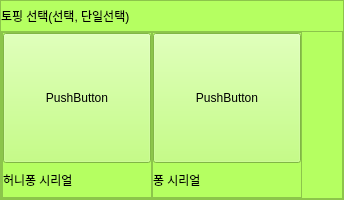
                 <widget class="QFrame" name="option_frame_10">
                  <property name="minimumSize">
                   <size>
                    <width>0</width>
                    <height>200</height>
                   </size>
                  </property>
                  <property name="styleSheet">
                   <string notr="true">background-color: rgb(181, 255, 97);</string>
                  </property>
                  <property name="frameShape">
                   <enum>QFrame::StyledPanel</enum>
                  </property>
                  <property name="frameShadow">
                   <enum>QFrame::Raised</enum>
                  </property>
                  <layout class="QVBoxLayout" name="verticalLayout_31">
                   <property name="spacing">
                    <number>0</number>
                   </property>
                   <property name="leftMargin">
                    <number>0</number>
                   </property>
                   <property name="topMargin">
                    <number>0</number>
                   </property>
                   <property name="rightMargin">
                    <number>0</number>
                   </property>
                   <property name="bottomMargin">
                    <number>0</number>
                   </property>
                   <item>
                    <widget class="QLabel" name="option_10_title">
                     <property name="minimumSize">
                      <size>
                       <width>0</width>
                       <height>0</height>
                      </size>
                     </property>
                     <property name="maximumSize">
                      <size>
                       <width>16777215</width>
                       <height>30</height>
                      </size>
                     </property>
                     <property name="text">
                      <string>토핑 선택(선택, 단일선택)</string>
                     </property>
                    </widget>
                   </item>
                   <item>
                    <widget class="QFrame" name="frame_29">
                     <property name="frameShape">
                      <enum>QFrame::StyledPanel</enum>
                     </property>
                     <property name="frameShadow">
                      <enum>QFrame::Raised</enum>
                     </property>
                     <layout class="QHBoxLayout" name="horizontalLayout_12">
                      <property name="spacing">
                       <number>0</number>
                      </property>
                      <property name="leftMargin">
                       <number>0</number>
                      </property>
                      <property name="topMargin">
                       <number>0</number>
                      </property>
                      <property name="rightMargin">
                       <number>0</number>
                      </property>
                      <property name="bottomMargin">
                       <number>0</number>
                      </property>
                      <item>
                       <widget class="QFrame" name="frame_30">
                        <property name="minimumSize">
                         <size>
                          <width>150</width>
                          <height>0</height>
                         </size>
                        </property>
                        <property name="frameShape">
                         <enum>QFrame::StyledPanel</enum>
                        </property>
                        <property name="frameShadow">
                         <enum>QFrame::Raised</enum>
                        </property>
                        <layout class="QVBoxLayout" name="verticalLayout_32">
                         <property name="spacing">
                          <number>0</number>
                         </property>
                         <property name="leftMargin">
                          <number>0</number>
                         </property>
                         <property name="topMargin">
                          <number>0</number>
                         </property>
                         <property name="rightMargin">
                          <number>0</number>
                         </property>
                         <property name="bottomMargin">
                          <number>0</number>
                         </property>
                         <item>
                          <widget class="QPushButton" name="option_10_btn_1">
                           <property name="minimumSize">
                            <size>
                             <width>0</width>
                             <height>130</height>
                            </size>
                           </property>
                           <property name="cursor">
                            <cursorShape>OpenHandCursor</cursorShape>
                           </property>
                           <property name="text">
                            <string>PushButton</string>
                           </property>
                           <property name="checkable">
                            <bool>true</bool>
                           </property>
                          </widget>
                         </item>
                         <item>
                          <widget class="QLabel" name="option_10_label_1">
                           <property name="text">
                            <string>허니퐁 시리얼</string>
                           </property>
                          </widget>
                         </item>
                        </layout>
                       </widget>
                      </item>
                      <item>
                       <widget class="QFrame" name="frame_31">
                        <property name="minimumSize">
                         <size>
                          <width>150</width>
                          <height>0</height>
                         </size>
                        </property>
                        <property name="frameShape">
                         <enum>QFrame::StyledPanel</enum>
                        </property>
                        <property name="frameShadow">
                         <enum>QFrame::Raised</enum>
                        </property>
                        <layout class="QVBoxLayout" name="verticalLayout_33">
                         <property name="spacing">
                          <number>0</number>
                         </property>
                         <property name="leftMargin">
                          <number>0</number>
                         </property>
                         <property name="topMargin">
                          <number>0</number>
                         </property>
                         <property name="rightMargin">
                          <number>0</number>
                         </property>
                         <property name="bottomMargin">
                          <number>0</number>
                         </property>
                         <item>
                          <widget class="QPushButton" name="option_10_btn_2">
                           <property name="minimumSize">
                            <size>
                             <width>0</width>
                             <height>130</height>
                            </size>
                           </property>
                           <property name="cursor">
                            <cursorShape>OpenHandCursor</cursorShape>
                           </property>
                           <property name="text">
                            <string>PushButton</string>
                           </property>
                           <property name="checkable">
                            <bool>true</bool>
                           </property>
                          </widget>
                         </item>
                         <item>
                          <widget class="QLabel" name="option_10_label_2">
                           <property name="text">
                            <string>퐁 시리얼</string>
                           </property>
                          </widget>
                         </item>
                        </layout>
                       </widget>
                      </item>
                      <item>
                       <spacer name="horizontalSpacer_11">
                        <property name="orientation">
                         <enum>Qt::Horizontal</enum>
                        </property>
                        <property name="sizeHint" stdset="0">
                         <size>
                          <width>40</width>
                          <height>20</height>
                         </size>
                        </property>
                       </spacer>
                      </item>
                     </layout>
                    </widget>
                   </item>
                  </layout>
                 </widget>
